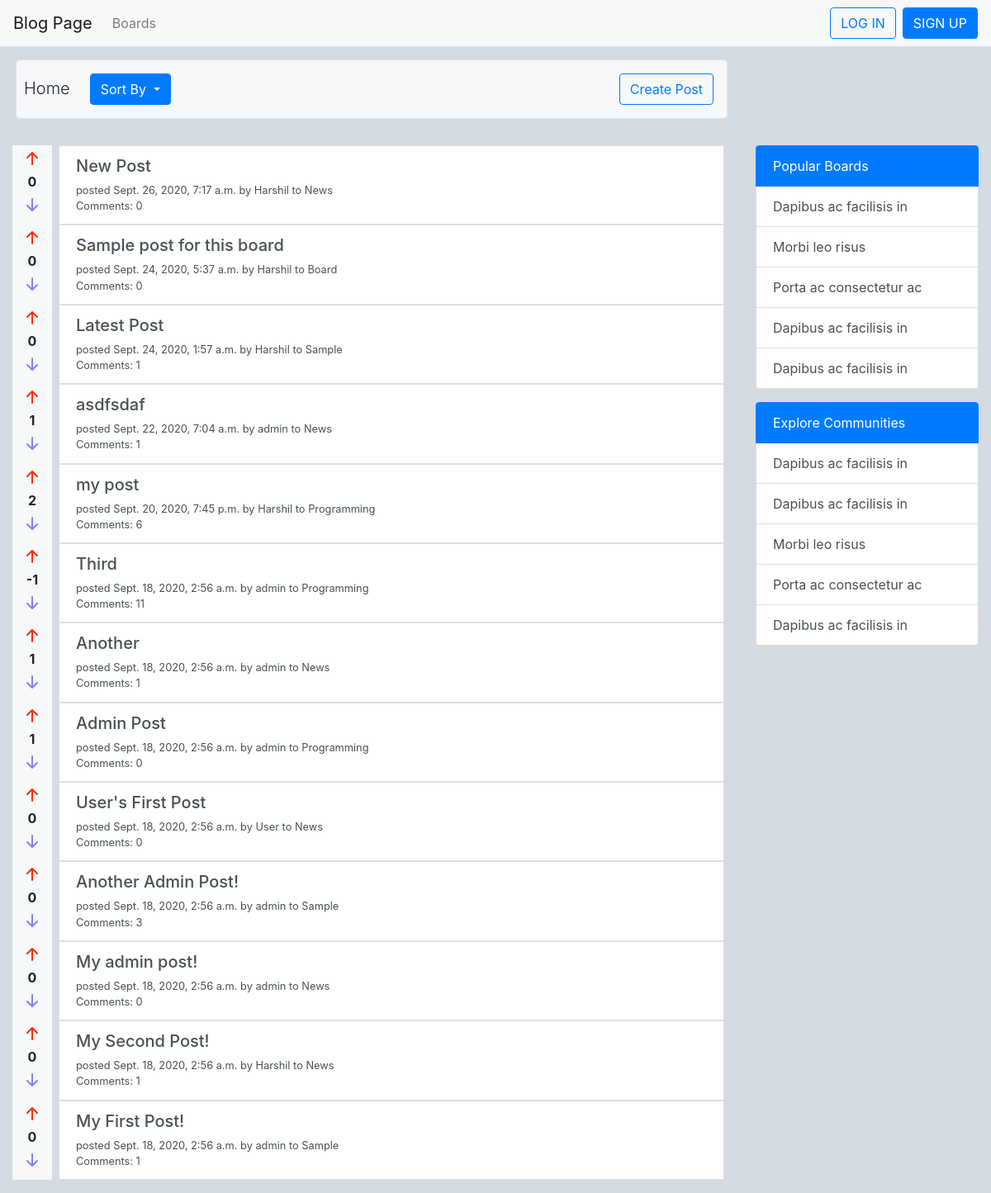
The page / on the database its author committed.
### blog/models.py (models this page shows, shortened)
class Post(models.Model):
    title = models.CharField(max_length=200)
    content = models.TextField(max_length=2000)
    date_posted = models.DateTimeField(auto_now=timezone.now())
    author = models.ForeignKey(User, on_delete=models.CASCADE, related_name='posts')
    board = models.ForeignKey(Board, on_delete=models.CASCADE, null=True, blank=True)
    likes = models.ManyToManyField(User, blank=True, related_name='post_likes')
    dislikes = models.ManyToManyField(User, blank=True, related_name='post_dislikes')
    def get_rating(self):
        return self.likes.count() - self.dislikes.count()

class Board(models.Model):
    title = models.CharField(max_length=200, unique=True)
    description = models.TextField(max_length=2000)
    date_created = models.DateField(auto_now_add=True)
    subscription = models.ManyToManyField(User, blank=True, related_name='subs')
    def __str__(self):
        return self.title

### blog/views.py (the view)
# urls.py: path('', HomeView.as_view(), name='home'),
class HomeView(ListView):
    model = Post
    template_name = 'blog/home.html'
    context_object_name = 'posts'
    ordering = ['-date_posted']
    paginate_by = 50

### blog/templates/blog/home.html (shortened to what this page needs)
{% extends 'blog/base.html' %}
{% block header %}
    <div class='row mx-1 my-3 py-3 border-bottom border rounded-lg' style="background-color: #f7f8f9;">
        <div class='mr-auto'>
            <div class="row dropdown">
                <h5 class='align-self-end mx-4 lead'>Home</h5>
                <button class="btn btn-primary dropdown-toggle" type="button" id="dropdownMenuButton" data-toggle="dropdown" aria-haspopup="true" aria-expanded="false">
                    Sort By
                </button>
            </div>
        </div>
        <div class='align-self-end pr-3'>
            <a href="{% url 'create-post' %}" role='button' class='btn btn-outline-primary'>Create Post</a>
        </div>
    </div>
{% endblock header %}
{% block content %}
    {% if posts %}
    <div class='list-group py-3'>
        {% for post in page_obj %}
        <div class='d-flex bd-highlight'>
            <div class='px-2 flex-shrink-1 bd-highlight' style="background-color: #f6f8f9;">
                <div class='d-flex justify-content-center'>
                    <a href="{% url 'like-post' post.board.id post.id %}">
                        <svg width="2em" height="2em" viewBox="0 0 16 16" class="bi bi-arrow-up-short" fill="#F73009" xmlns="http://www.w3.org/2000/svg">
                        <path fill-rule="evenodd" d="M8 12a.5.5 0 0 0 .5-.5V5.707l2.146 2.147a.5.5 0 0 0 .708-.708l-3-3a.5.5 0 0 0-.708 0l-3 3a.5.5 0 1 0 .708.708L7.5 5.707V11.5a.5.5 0 0 0 .5.5z"/>
                        </svg>
                    </a>
                </div>
                <div class='d-flex justify-content-center'>
                    {% if post in user.post_likes.all %}
                        <strong style="color: #F73009;">{{ post.get_rating }}</strong>
                    {% elif post in user.post_dislikes.all %}
                        <strong style="color: #8283F6;">{{ post.get_rating }}</strong>
                    {% else %}
                        <strong>{{ post.get_rating }}</strong>
                    {% endif %}
                </div>
                <div class='d-flex justify-content-center'>
                    <a href="{% url 'dislike-post' post.board.id post.id %}">
                        <svg width="2em" height="2em" viewBox="0 0 16 16" class="bi bi-arrow-down-short" fill="#8283F6" xmlns="http://www.w3.org/2000/svg">
                        <path fill-rule="evenodd" d="M8 4a.5.5 0 0 1 .5.5v5.793l2.146-2.147a.5.5 0 0 1 .708.708l-3 3a.5.5 0 0 1-.708 0l-3-3a.5.5 0 1 1 .708-.708L7.5 10.293V4.5A.5.5 0 0 1 8 4z"/>
                        </svg>
                    </a>
                </div>
            </div>
            <div class='px-2 w-100 bd-highlight'>
                <a href="{% url 'post' post.board.id post.id %}" class='list-group-item list-group-item-action'>
                    <div class='row'>
                        <div class='col'>
                            <h5>{{ post.title }}</h5>
                        </div>
                    </div>
                    <div class='row'>
                        <small class='col align-self-start'>posted {{ post.date_posted }} by {{ post.author }} to {{ post.board }}</small>
                    </div>
                    <div class='row'>
                        <small class='col'>Comments: {{ post.comment_set.count }}</small>
                    </div>
                </a>
            </div>
        </div>
        {% endfor %}
    </div>
    {% endif %}
{% endblock content %}
{% block sidebar %}
    <div class="list-group my-3">
        <a href="#" class="list-group-item list-group-item-action active disabled">Popular Boards</a>
        <a href="#" class="list-group-item list-group-item-action">Dapibus ac facilisis in</a>
        <a href="#" class="list-group-item list-group-item-action">Morbi leo risus</a>
        <a href="#" class="list-group-item list-group-item-action">Porta ac consectetur ac</a>
        <a href="#" class="list-group-item list-group-item-action">Dapibus ac facilisis in</a>
        <a href="#" class="list-group-item list-group-item-action">Dapibus ac facilisis in</a>
    </div>
    <div class="list-group my-3">
        <a href="#" class="list-group-item list-group-item-action active disabled">Explore Communities</a>
        <a href="#" class="list-group-item list-group-item-action">Dapibus ac facilisis in</a>
        <a href="#" class="list-group-item list-group-item-action">Dapibus ac facilisis in</a>
        <a href="#" class="list-group-item list-group-item-action">Morbi leo risus</a>
        <a href="#" class="list-group-item list-group-item-action">Porta ac consectetur ac</a>
        <a href="#" class="list-group-item list-group-item-action">Dapibus ac facilisis in</a>
    </div>
{% endblock sidebar %}

### blog/templates/blog/base.html (style rules this page uses)
body { background-color: #d4dbe2; }

### rows shown on the page
Post: get_rating "0", title "New Post", date_posted "Sept. 26, 2020, 7:17 a.m.", author "Harshil", board "News", comment_set.count "0"
Post: get_rating "0", title "Sample post for this board", date_posted "Sept. 24, 2020, 5:37 a.m.", author "Harshil", board "Board", comment_set.count "0"
Post: get_rating "0", title "Latest Post", date_posted "Sept. 24, 2020, 1:57 a.m.", author "Harshil", board "Sample", comment_set.count "1"
Post: get_rating "1", title "asdfsdaf", date_posted "Sept. 22, 2020, 7:04 a.m.", author "admin", board "News", comment_set.count "1"
Post: get_rating "2", title "my post", date_posted "Sept. 20, 2020, 7:45 p.m.", author "Harshil", board "Programming", comment_set.count "6"
Post: get_rating "-1", title "Third", date_posted "Sept. 18, 2020, 2:56 a.m.", author "admin", board "Programming", comment_set.count "11"
Post: get_rating "1", title "Another", date_posted "Sept. 18, 2020, 2:56 a.m.", author "admin", board "News", comment_set.count "1"
Post: get_rating "1", title "Admin Post", date_posted "Sept. 18, 2020, 2:56 a.m.", author "admin", board "Programming", comment_set.count "0"
Post: get_rating "0", title "User's First Post", date_posted "Sept. 18, 2020, 2:56 a.m.", author "User", board "News", comment_set.count "0"
Post: get_rating "0", title "Another Admin Post!", date_posted "Sept. 18, 2020, 2:56 a.m.", author "admin", board "Sample", comment_set.count "3"
Post: get_rating "0", title "My admin post!", date_posted "Sept. 18, 2020, 2:56 a.m.", author "admin", board "News", comment_set.count "0"
Post: get_rating "0", title "My Second Post!", date_posted "Sept. 18, 2020, 2:56 a.m.", author "Harshil", board "News", comment_set.count "1"
Post: get_rating "0", title "My First Post!", date_posted "Sept. 18, 2020, 2:56 a.m.", author "admin", board "Sample", comment_set.count "1"
